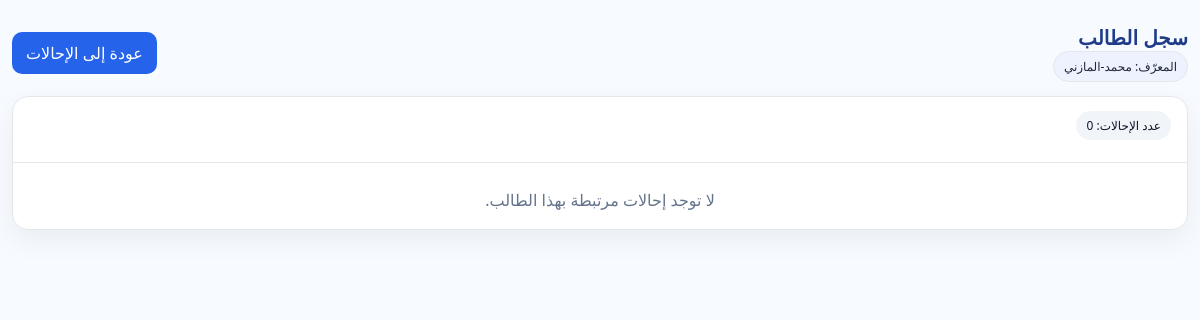
Before: /referrals/student/محمد-المازني/ (signed in) with the older database file.
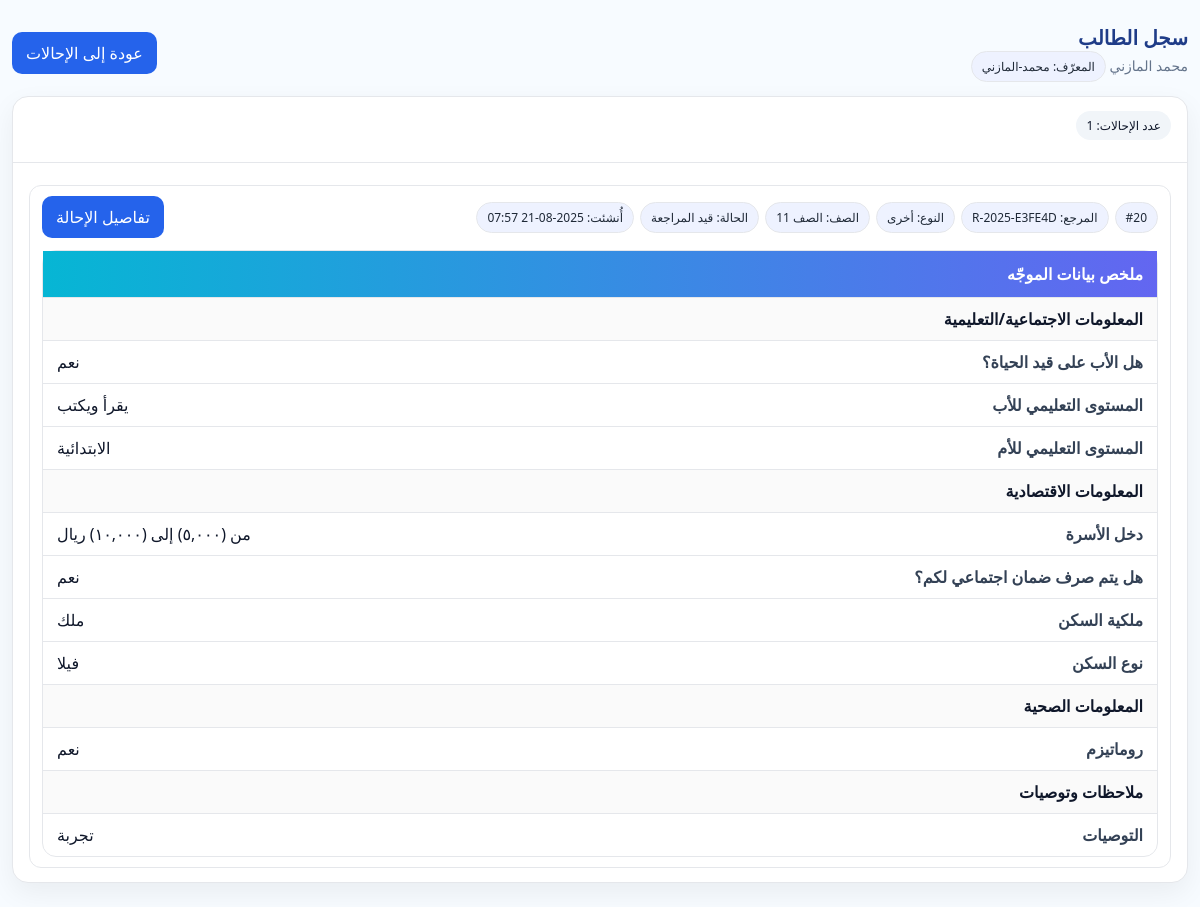
After: the same page with the newer database file.
### referrals/models.py (models this page shows, shortened)
class Referral(models.Model):
    STATUS_CHOICES = [
        ("NEW", "جديدة"),
        ("UNDER_REVIEW", "قيد المراجعة"),
        ("SENT_TO_DEPUTY", "محالة لوكيل"),
        ("CLOSED", "مغلقة"),
    ]
    TYPE_CHOICES = [
        ("behavior", "سلوكي"),
        ("academic", "تحصيلي"),
        ("health", "صحي"),
        ("other", "أخرى"),
    ]
    GRADE_CHOICES = [(str(i), f"الصف {i}") for i in range(1, 13)]
    reference = models.CharField(max_length=20, default=generate_reference, unique=True, editable=False)
    student_name = models.CharField(max_length=120)
    student_key = models.CharField("معرّف الطالب", max_length=180, blank=True, db_index=True)
    grade = models.CharField(max_length=2, choices=GRADE_CHOICES)
    referral_type = models.CharField(max_length=20, choices=TYPE_CHOICES)
    details = models.TextField()
    status = models.CharField(max_length=20, choices=STATUS_CHOICES, default="NEW")
    created_by = models.ForeignKey(User, on_delete=models.CASCADE, related_name="created_referrals")
    assignee = models.ForeignKey(User, on_delete=models.SET_NULL, null=True, blank=True, related_name="assigned_referrals")
    created_at = models.DateTimeField(auto_now_add=True)
    updated_at = models.DateTimeField(auto_now=True)

### referrals/counselor_models.py (models this page shows, shortened)
class CounselorIntake(models.Model):
    referral = models.OneToOneField(
        Referral, on_delete=models.CASCADE,
        related_name="counselor_intake", verbose_name=_("الإحالة")
    )
    counselor_name = models.CharField(_("اسم الموجّه"), max_length=150)
    father_alive = models.BooleanField(_("هل الأب على قيد الحياة؟"), null=True, blank=True)
    mother_alive = models.BooleanField(_("هل الأم على قيد الحياة؟"), null=True, blank=True)
    class ParentsStatus(models.TextChoices):
        STABLE = "stable", _("مستقران")
        SEPARATED = "separated", _("منفصلان")
    parents_status = models.CharField(
        _("الحالة الاجتماعية للوالدين"),
        max_length=12, choices=ParentsStatus.choices, blank=True
    )
    siblings_count = models.PositiveIntegerField(_("عدد الإخوة والأخوات"), null=True, blank=True)
    birth_order = models.CharField(_("ترتيب الطالب بين إخوته وأخواته"), max_length=50, blank=True)
    EDU_CHOICES = [
        ("illiteracy", _("يقرأ ويكتب")),
        ("primary", _("الابتدائية")),
        ("middle", _("المتوسطة")),
        ("high", _("الثانوية")),
        ("bachelor", _("بكالوريوس")),
        ("master", _("ماجستير")),
        ("phd", _("دكتوراه")),
    ]
    father_education = models.CharField(_("المستوى التعليمي للأب"), max_length=20, choices=EDU_CHOICES, blank=True)
    mother_education = models.CharField(_("المستوى التعليمي للأم"), max_length=20, choices=EDU_CHOICES, blank=True)
    father_job = models.CharField(_("مهنة الأب"), max_length=120, blank=True)
    mother_job = models.CharField(_("مهنة الأم"), max_length=120, blank=True)
    INCOME_CHOICES = [
        ("lt5", _("أقل من (٥,٠٠٠) ريال")),
        ("5to10", _("من (٥,٠٠٠) إلى (١٠,٠٠٠) ريال")),
        ("10to20", _("من (١٠,٠٠٠) إلى (٢٠,٠٠٠) ريال")),
        ("gt20", _("أكثر من (٢٠,٠٠٠) ريال")),
    ]
    family_income = models.CharField(_("دخل الأسرة"), max_length=10, choices=INCOME_CHOICES, blank=True)
    receives_social_support = models.BooleanField(_("هل يتم صرف ضمان اجتماعي لكم؟"), null=True, blank=True)
    HOUSE_OWNERSHIP = [
        ("own", _("ملك")),
        ("rent", _("إيجار")),
        ("grant", _("هبة")),
        ("waqf", _("وقف")),
        ("other", _("أخرى")),
    ]
    house_ownership = models.CharField(_("ملكية السكن"), max_length=10, choices=HOUSE_OWNERSHIP, blank=True)
    HOUSE_TYPE = [
        ("apartment", _("شقة")),
        ("villa", _("فيلا")),
        ("floor", _("دور")),
        ("traditional", _("بيت شعبي")),
        ("other", _("نوع آخر")),
    ]
    house_type = models.CharField(_("نوع السكن"), max_length=20, choices=HOUSE_TYPE, blank=True)
    house_type_other = models.CharField(_("نوع سكن (أخرى)"), max_length=120, blank=True)
    gets_everything_easily = models.BooleanField(_("هل تحصل على كل ما تريد بسهولة؟"), null=True, blank=True)
    disease_heart = models.BooleanField(_("أمراض القلب"), default=False)
    disease_pressure = models.BooleanField(_("ضغط الدم"), default=False)
    disease_kidney = models.BooleanField(_("الفشل الكلوي"), default=False)
    disease_sleep = models.BooleanField(_("النوم المرضي"), default=False)
    disease_vision = models.BooleanField(_("ضعف البصر"), default=False)
    disease_other = models.CharField(_("أمراض أخرى تُذكر"), max_length=200, blank=True)
    cond_asthma = models.BooleanField(_("ربو شعبي"), default=False)
    cond_diabetes = models.BooleanField(_("سكر الدم"), default=False)
    cond_anemia = models.BooleanField(_("فقر الدم"), default=False)
    cond_tonsils = models.BooleanField(_("التهاب اللوزتين"), default=False)
    cond_seizures = models.BooleanField(_("تشنجات/صرع"), default=False)
    cond_hearing = models.BooleanField(_("ضعف السمع"), default=False)
    cond_allergy = models.BooleanField(_("حساسية موسمية"), default=False)
    cond_rheumatism = models.BooleanField(_("روماتيزم"), default=False)
    cond_disability = models.BooleanField(_("إعاقة أحد الأعضاء"), default=False)
    father_in_military = models.BooleanField(_("هل حالة عمل الأب في السلك العسكري؟"), null=True, blank=True)
    father_served_southern = models.BooleanField(_("هل أُصيب الأب في الحد الجنوبي؟"), null=True, blank=True)
    father_is_martyr_south = models.BooleanField(_("هل هو شهيد/في الحد الجنوبي؟"), null=True, blank=True)
    student_behavior = models.TextField(_("وصف السلوك/المشكلة"), blank=True)
    previous_interventions = models.TextField(_("إجراءات سابقة (إن وُجدت)"), blank=True)
    recommendations = models.TextField(_("التوصيات"), blank=True)
    follow_up_date = models.DateField(_("تاريخ المتابعة"), null=True, blank=True)
    created_by = models.ForeignKey(
        settings.AUTH_USER_MODEL, on_delete=models.PROTECT,
        related_name="created_counselor_intakes", verbose_name=_("أنشئ بواسطة")
    )
    updated_by = models.ForeignKey(
        settings.AUTH_USER_MODEL, on_delete=models.PROTECT,
        related_name="updated_counselor_intakes", verbose_name=_("آخر تعديل بواسطة")
    )
    created_at = models.DateTimeField(_("أُنشئ في"), auto_now_add=True)
    updated_at = models.DateTimeField(_("عُدّل في"), auto_now=True)
    class Meta:
        verbose_name = _("نموذج بيانات الموجّه")
        verbose_name_plural = _("نماذج بيانات الموجّه")
        ordering = ("-created_at",)

### referrals/views.py (the view)
# urls.py: path("student/<str:key>/", views.student_file, name="student_file"),
@login_required
def student_file(request, key: str):
    if _is_manager(request.user):
        visible_qs = Referral.objects.all().order_by("-created_at")
    else:
        visible_qs = Referral.objects.filter(Q(created_by=request.user) | Q(assignee=request.user)).order_by("-created_at")
    visible = list(visible_qs)
    for r in visible: _ensure_student_key(r)
    items = [r for r in visible if getattr(r, "student_key", "") == key]
    student_name = items[0].student_name if items else ""
    intake_map = {}
    if HAS_COUNSELOR:
        for r in items:
            try:
                intake = getattr(r, "counselor_intake", None)
                if intake:
                    intake_map[r.pk] = _counselor_summary_struct(intake)
            except Exception:
                pass
    if HAS_COUNSELOR:
        for r in items:
            try:
                intake = getattr(r, "counselor_intake", None)
                r.counselor_summary = _counselor_summary_struct(intake) if intake else []
            except Exception:
                r.counselor_summary = []
    return render(request, "referrals/student_file.html", {
        "student_name": student_name, "items": items, "key": key,
        "intake_map": intake_map, "HAS_COUNSELOR": HAS_COUNSELOR,
    })

### referrals/context_processors.py (called while the page is built)
def active_news_ticker(request):
    try:
        obj = NewsTicker.objects.filter(is_active=True).order_by("-created_at").first()
        if obj and obj.is_visible:
            return {"news_ticker": obj}
    except Exception:
        pass
    return {"news_ticker": None}

### referrals/models.py (called while the page is built)
    @property
    def is_visible(self):
        now = timezone.now()
        if not self.is_active:
            return False
        if self.starts_at and now < self.starts_at:
            return False
        if self.ends_at and now > self.ends_at:
            return False
        return True

### referrals/views.py (called while the page is built)
def _is_manager(user):
    try:
        return bool(user.is_staff or (getattr(user, "profile", None) and user.profile.role == "مدير المدرسة"))
    except Profile.DoesNotExist:
        return bool(user.is_staff)

def _display(v):
    if v is True: return "نعم"
    if v is False or v == "False": return "لا"
    return v

def _get_label(obj, field):
    try:
        return obj._meta.get_field(field).verbose_name
    except Exception:
        return field

### templates/referrals/student_file.html (shortened to what this page needs)
{% load static %}
<!doctype html>
<html lang="ar" dir="rtl">
<head>
</head>
<body>
  <div class="container">
    <div class="header">
      <div>
        <div class="title">سجل الطالب</div>
        <div class="sub">{{ student_name }} {% if key %}<span class="pill">المعرّف: {{ key }}</span>{% endif %}</div>
      </div>
      <div class="chips">
        <a class="btn btn-light" href="{% url 'referrals:index' %}">عودة إلى الإحالات</a>
      </div>
    </div>
    <div class="card">
      <div class="section">
        <div class="badge">عدد الإحالات: {{ items|length }}</div>
      </div>
      <div class="divider"></div>
      {% if items %}
        <div class="section">
          <div class="ref-list">
            {% for r in items %}
              <div class="ref-item">
                <div class="ref-top">
                  <div class="chips">
                    <span class="pill">#{{ r.pk }}</span>
                    <span class="pill">المرجع: {{ r.reference }}</span>
                    <span class="pill">النوع: {{ r.get_referral_type_display }}</span>
                    <span class="pill">الصف: {{ r.get_grade_display }}</span>
                    <span class="pill">الحالة: {{ r.get_status_display }}</span>
                    <span class="pill">أُنشئت: {{ r.created_at|date:"Y-m-d H:i" }}</span>
                  </div>
                  <a class="btn" href="{% url 'referrals:detail' r.pk %}">تفاصيل الإحالة</a>
                </div>
                {% if HAS_COUNSELOR %}
                  {% if r.counselor_summary and r.counselor_summary|length %}
                    <div class="group" style="margin-top:12px">
                      <div class="group-h">ملخص بيانات الموجّه</div>
                      {% for g in r.counselor_summary %}
                        <div class="row" style="background:#fafafa;font-weight:700">{{ g.title }}</div>
                        {% for it in g.items %}
                          <div class="row">
                            <div class="k">{{ it.0 }}</div>
                            <div class="v">{{ it.1 }}</div>
                          </div>
                        {% endfor %}
                      {% endfor %}
                    </div>
                  {% else %}
                    <div class="empty">لا توجد بيانات موجّه لهذه الإحالة حتى الآن.</div>
                  {% endif %}
                {% endif %}
              </div>
            {% endfor %}
          </div>
        </div>
      {% else %}
        <div class="section empty">لا توجد إحالات مرتبطة بهذا الطالب.</div>
      {% endif %}
    </div>
  </div>
</body>
</html>

Changed rows visible on the page:
added Referral: student_name "محمد المازني", student_key "محمد-المازني", pk "20", reference "R-2025-E3FE4D", referral_type "أخرى", grade "الصف 11", status "قيد المراجعة", created_at "2025-08-21 07:57", title "المعلومات الاجتماعية/التعليمية" "المعلومات الاقتصادية" "المعلومات الصحية" "ملاحظات وتوصيات", it "هل الأب على قيد الحياة؟" "المستوى التعليمي للأب" "المستوى التعليمي للأم" "دخل الأسرة" "هل يتم صرف ضمان اجتماعي لكم؟" "ملكية السكن" "نوع السكن" "روماتيزم" "التوصيات", it "نعم" "يقرأ ويكتب" "الابتدائية" "من (٥,٠٠٠) إلى (١٠,٠٠٠) ريال" "نعم" "ملك" "فيلا" "نعم"
added CounselorIntake: recommendations "تجربة"
Other visible differences:
{{ items|length }}: "0" → "1"
{{ key }}: "محمد-المازني" → (not shown)
text no longer shown: "لا توجد إحالات مرتبطة بهذا الطالب."
